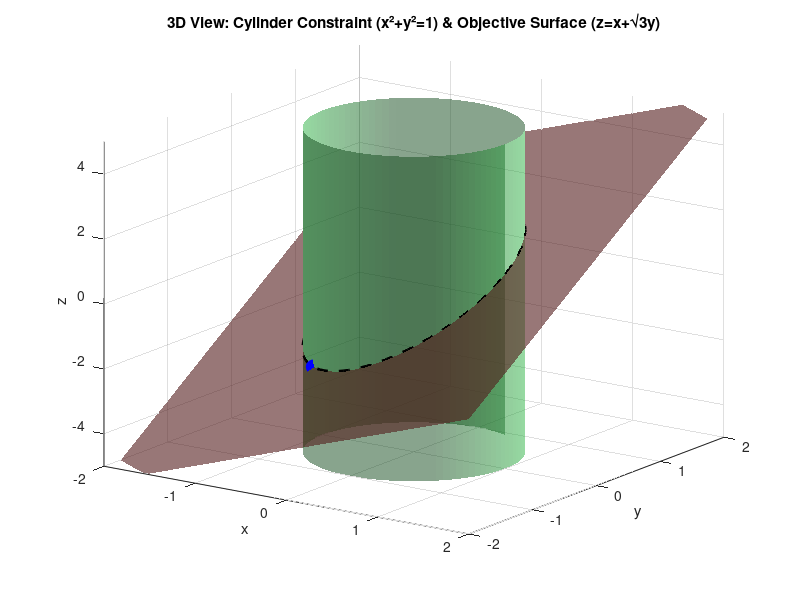

MATLAB code for this plot:
% ==================== 参数设置 ====================
theta = linspace(0, 2*pi, 100);  % 圆柱角度参数
z_cyl = linspace(-5, 5, 50);     % 圆柱z轴范围（覆盖目标函数变化）
[Theta, Z] = meshgrid(theta, z_cyl);  % 生成圆柱参数网格

% ==================== 约束集：圆柱面 x²+y²=1 ====================
x_cyl = cos(Theta);
y_cyl = sin(Theta);
z_cyl_surf = Z;  % 圆柱面z坐标与参数Z一致（无限长圆柱）

% ==================== 目标函数：平面 z = x + √3 y ====================
[x_obj, y_obj] = meshgrid(linspace(-2, 2, 50), linspace(-2, 2, 50));  % 目标函数xy范围
z_obj = x_obj + sqrt(3)*y_obj;  % 目标函数值

% ==================== 绘制3D图像 ====================
figure('Position', [100, 100, 1000, 700]);  % 设置窗口大小

% 绘制约束圆柱面（半透明绿色）
surf(x_cyl, y_cyl, z_cyl_surf, 'FaceColor', [0.2, 0.8, 0.3], 'FaceAlpha', 0.5, 'EdgeColor', 'none');
hold on;

% 绘制目标函数平面（半透明红色）
surf(x_obj, y_obj, z_obj, 'FaceColor', [0.9, 0.3, 0.3], 'FaceAlpha', 0.6, 'EdgeColor', 'none');

% 绘制圆柱与目标函数的交线（约束下的目标函数轨迹）
z_intersect = cos(theta) + sqrt(3)*sin(theta);  % 圆柱面上各点的目标函数值
plot3(cos(theta), sin(theta), z_intersect, 'k--', 'LineWidth', 2);  % 交线（黑色虚线）

% 标注最小值点（拉格朗日法求解）
min_x = -1/2;    % 约束圆柱面上的x坐标
min_y = -sqrt(3)/2;  % 约束圆柱面上的y坐标
min_z = min_x + sqrt(3)*min_y;  % 目标函数在该点的值（z=-2）
plot3(min_x, min_y, min_z, 'bo', 'MarkerSize', 10, 'MarkerFaceColor', 'b');  % 最小值点（蓝色实心圆）

% ==================== 图像美化 ====================
xlabel('x'); ylabel('y'); zlabel('z');
title('3D View: Cylinder Constraint (x²+y²=1) & Objective Surface (z=x+√3y)');
axis tight; grid on;
view(35, 20);  % 调整观察角度
light('Position', [2, 2, 3], 'Style', 'infinite');  % 添加光照增强立体感
set(gca, 'ZLim', [-5, 5]);  % 限制z轴范围，聚焦关键区域
hold off;
